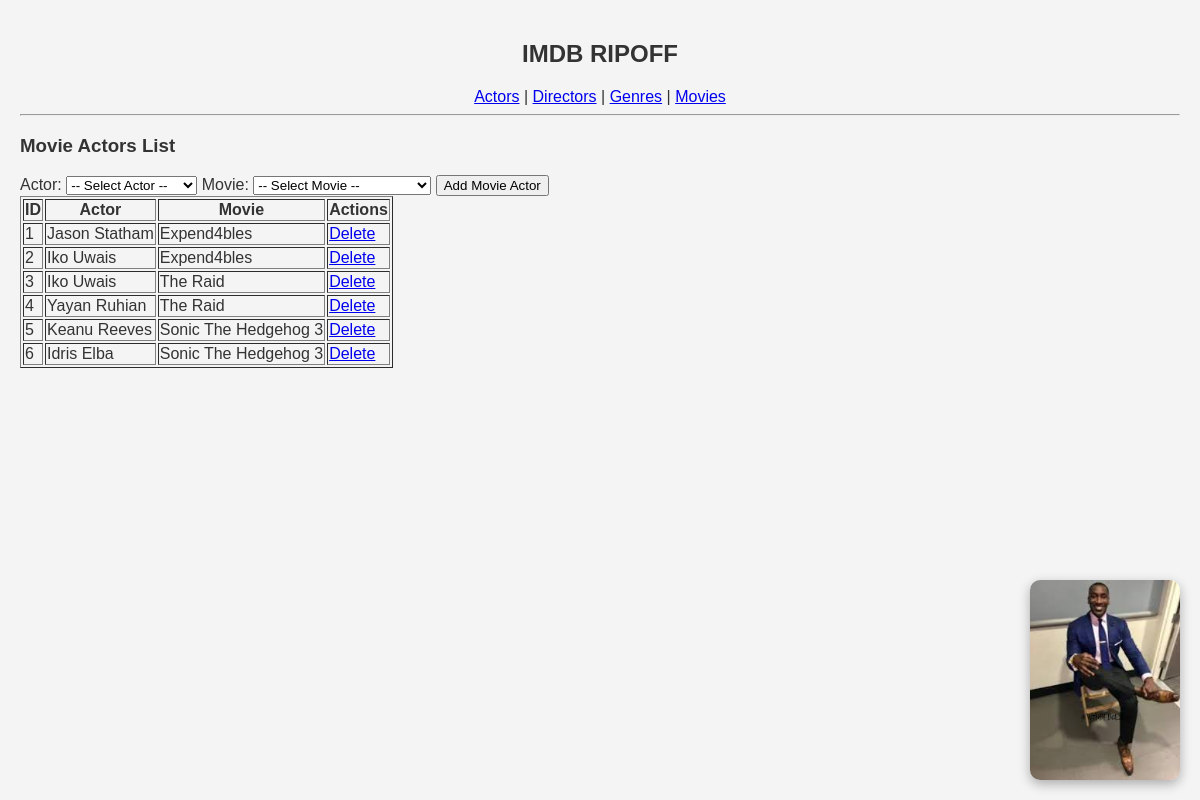
The page /?page=movie_actors on the database its author committed.
### tables this page shows
CREATE TABLE `movie_actors` (
  `id` int NOT NULL,
  `movieID` int DEFAULT NULL,
  `actorID` int DEFAULT NULL,
  `role_name` varchar(100) DEFAULT NULL
);

CREATE TABLE `actors` (
  `actorID` int NOT NULL,
  `name` varchar(100) DEFAULT NULL,
  `nationality` varchar(50) DEFAULT NULL,
  `age` int DEFAULT NULL
);

CREATE TABLE `movies` (
  `movieID` int NOT NULL,
  `directorID` int DEFAULT NULL,
  `title` varchar(150) DEFAULT NULL,
  `release_date` date DEFAULT NULL,
  `avg_rating` decimal(3,1) DEFAULT NULL
);

### config/db.php (called while the page is built, shortened)
<?php
class Database {
    private $host = "localhost";
    private $username = "root";
    private $password = "";
    private $dbname = "imdb_ripoff";
    public function __construct() {
        try {
            $this->conn = new PDO("mysql:host=$this->host;dbname=$this->dbname", $this->username, $this->password);
        } catch (PDOException $e) {
            echo "Connection failed: " . $e->getMessage();
        }
    }
}
?>

### class/Movie_actor.php (called while the page is built, shortened)
<?php
require_once 'config/db.php';
class Movie_actor {
    private $db;
    public function __construct() {
        $this->db = (new Database())->conn;
    }
    public function getAll() {
        $stmt = $this->db->query("
            SELECT
                ma.id,
                a.name AS actor_name,
                m.title AS movie_title,
                ma.role_name
            FROM movie_actors ma
            JOIN actors a ON ma.actorID = a.actorID
            JOIN movies m ON ma.movieID = m.movieID
        ");
        return $stmt->fetchAll(PDO::FETCH_ASSOC);
    }
}

### view/movie_actors.php (the view, shortened to what this page needs)
<?php
require_once 'class/Movie_actor.php';
$movie_actor = new Movie_actor();
?>
<h3>Movie Actors List</h3>
<form method="POST">
    <label>Actor:</label>
    <select name="actorID" required>
        <option value="">-- Select Actor --</option>
    </select>
    <label>Movie:</label>
    <select name="movieID" required>
        <option value="">-- Select Movie --</option>
    </select>
    <button type="submit" name="add">Add Movie Actor</button>
</form>
<table border="1">
    <tr>
        <th>ID</th><th>Actor</th><th>Movie</th><th>Actions</th>
    </tr>
    <?php foreach ($movie_actor->getAll() as $ma): ?>
    <tr>
        <td><?= $ma['id'] ?></td>
        <td><?= $ma['actor_name'] ?></td>
        <td><?= $ma['movie_title'] ?></td>
        <td>
            <a href="?page=movie_actors&delete=<?= $ma['id'] ?>" onclick="return confirm('Delete this entry?')">Delete</a>
        </td>
    </tr>
    <?php endforeach; ?>
</table>

### style.css (style rules this page uses)
body { font-family: 'Poppins', sans-serif; background-color: #f4f4f4; color: #333; margin: 0; padding: 20px; }

### rows shown on the page
movie_actors: id "1", actorID.name "Jason Statham", movieID.title "Expend4bles"
movie_actors: id "2", actorID.name "Iko Uwais", movieID.title "Expend4bles"
movie_actors: id "3", actorID.name "Iko Uwais", movieID.title "The Raid"
movie_actors: id "4", actorID.name "Yayan Ruhian", movieID.title "The Raid"
movie_actors: id "5", actorID.name "Keanu Reeves", movieID.title "Sonic The Hedgehog 3"
movie_actors: id "6", actorID.name "Idris Elba", movieID.title "Sonic The Hedgehog 3"
